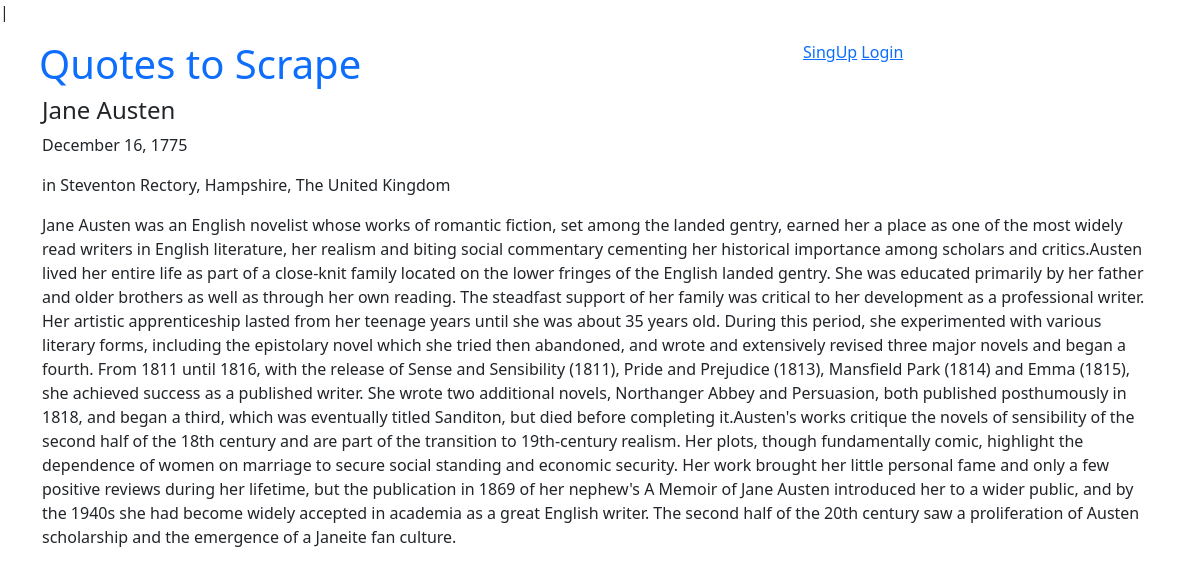
The page /author/2 on the database its author committed.
### quotes/models.py (models this page shows)
class Author(models.Model):
    fullname = models.CharField(max_length=50)
    date_born = models.CharField(max_length=50)
    location_born = models.CharField(max_length=150)
    bio = models.TextField()
    created_at = models.DateTimeField(auto_now_add=True)

### quotes/views.py (the view)
# urls.py: path('author/<int:_id>', views.author_about, name='author'),
def author_about(request, _id):
    author = Author.objects.filter(id=_id).first()
    return render(request, 'quotes/author.html', context={'author': author})

### quotes/templates/quotes/author.html
{% extends 'quotes/base.html' %}
{% block content %}
<div>
    <h4>{{ author.fullname}}</h4>
    <p> {{ author.date_born}}</p>
    <p> {{ author.location_born}}</p>
    <p> {{ author.bio}}</p>
</div>
{% endblock %}

### rows shown on the page
Author: fullname "Jane Austen", date_born "December 16, 1775", location_born "in Steventon Rectory, Hampshire, The United Kingdom", bio "Jane Austen was an English novelist whose works of romantic fiction, set among the landed gentry, earned her a place as one of the most widely read writers in English literature, her realism and biting social commentary cementing her historical importance among scholars and critics.Austen lived her entire life as part of a close-knit family located on the lower fringes of the English landed gentry. She was educated primarily by her father and older brothers as well as through her own reading. The steadfast support of her family was critical to her development as a professional writer. Her artistic apprenticeship lasted from her teenage years until she was about 35 years old. During this…"
